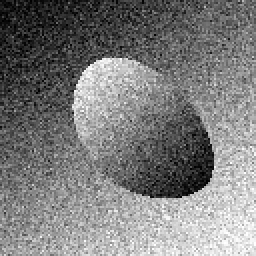
#> input picture image_3.png, 128 x 128 px (shown 2 times larger)
$ python segmentation_filters.py   (older library calls are emulated)
#> lines starting #> are read from the running program, lines starting #| are printed output that depends on the picture; after the words box and inside, x2 and y2 are one past the last pixel; in counts of white or black regions, pixels touching at a corner belong together
### misc/helpers.py
import numpy as np
import scipy as sp
import scipy.ndimage as ndimage
import cv2
from matplotlib import pyplot as plt
import glob
import SimpleITK as sitk
eps = 1e-8


# [7 lines left out: function bwdist, not called in this run]

class StdIO:
    # [9 lines left out: functions numpy_to_sitk2d, sitk_to_numpy2d, not called in this run]

    @staticmethod
    def imread_2d(fname, grayscale=True):
#> called with fname = '../../image_3.png', grayscale = True
        img = ndimage.imread(fname, flatten=grayscale, mode=None)
#> img: shape (128, 128) float32; min 0, max 255, mean 124
        if img.max() > 0:
            img = img/img.max()
        return 1. * img

    # [43 lines left out: functions imshow, imoverlay, imread_multiple, not called in this run]


class StdIP:
    # [83 lines left out: functions im2double, mask2phi, bwdist, percentile_enhance, imresize, linstretch and 3 more, not called in this run]

class Interactive:
    def __init__(self, img):
        self.img = img

    # [89 lines left out: functions draw_points, draw_circle, draw_multi_circle, draw_polygons, not called in this run]


# [9 lines that do not run on import are left out]


    # hr_img = Misc.imresize(img, des_res_mm=2.)
    # StdIO.imshow(hr_img)
    # StdIO.imoverlay(img, 1.*(img>0.7), col='r')

### segmentation/levelset/levelset_helper.py
import numpy as np
import scipy.ndimage as nd
import matplotlib.pyplot as plt


eps = np.finfo(float).eps

def bwdist(a):
    """
    Intermediary function. 'a' has only True/False vals,
    so we convert them into 0/1 values - in reverse.
    True is 0, False is 1, distance_transform_edt wants it that way.
    """
    return nd.distance_transform_edt(a == 0)


# Displays the image with curve superimposed
# [12 lines left out: function show_curve_and_phi, not called in this run]


def im2double(a):
    a = a.astype(np.float)
    a /= np.abs(a).max()
    return a

# Converts a mask to a SDF
def mask2phi(init_a):
    phi = bwdist(init_a) - bwdist(1 - init_a) + im2double(init_a) - 0.5
    return -phi

def curvature_central(phi):
    phi_x, phi_y = np.gradient(phi)
    grad_phi = np.sqrt(phi_x**2 + phi_y**2) + eps
    n_xx, _ = np.gradient(phi_x/grad_phi)
    _, n_yy = np.gradient(phi_y/grad_phi)
    kappa = n_xx + n_yy
    return kappa


def NeumannBoundCond(f):

    Nr, Nc = f.shape[0], f.shape[1]
    g = np.copy(f);

    g[0, 0] = g[2, 2]
    g[Nr-1, Nc-1] = g[Nr-3, Nc-3]

    g[0, 1:Nc-1] = g[2, 1:Nc-1]
    g[Nr-1, 1:Nc-1] = g[Nr-3, 1:Nc-1]

    g[1:Nr-1, 0] = g[1:Nr-1, 2]
    g[1:Nr - 1, Nc-1] = g[1:Nr-1, Nc-3]

    return g

# Compute curvature along SDF -- for narrowband
# [43 lines left out: function get_curvature, not called in this run]

# Level set re-initialization by the sussman method
def sussman(D, dt):
    # forward/backward differences
    a = D - np.roll(D, 1, axis=1)
    b = np.roll(D, -1, axis=1) - D
    c = D - np.roll(D, -1, axis=0)
    d = np.roll(D, 1, axis=0) - D

    a_p = np.clip(a, 0, np.inf)
    a_n = np.clip(a, -np.inf, 0)
    b_p = np.clip(b, 0, np.inf)
    b_n = np.clip(b, -np.inf, 0)
    c_p = np.clip(c, 0, np.inf)
    c_n = np.clip(c, -np.inf, 0)
    d_p = np.clip(d, 0, np.inf)
    d_n = np.clip(d, -np.inf, 0)

    a_p[a < 0] = 0
    a_n[a > 0] = 0
    b_p[b < 0] = 0
    b_n[b > 0] = 0
    c_p[c < 0] = 0
    c_n[c > 0] = 0
    d_p[d < 0] = 0
    d_n[d > 0] = 0

    dD = np.zeros_like(D)
    D_neg_ind = np.flatnonzero(D < 0)
    D_pos_ind = np.flatnonzero(D > 0)

    dD.flat[D_pos_ind] = np.sqrt(
        np.max(np.concatenate(
            ([a_p.flat[D_pos_ind]**2], [b_n.flat[D_pos_ind]**2])), axis=0) +
        np.max(np.concatenate(
            ([c_p.flat[D_pos_ind]**2], [d_n.flat[D_pos_ind]**2])), axis=0)) - 1
    dD.flat[D_neg_ind] = np.sqrt(
        np.max(np.concatenate(
            ([a_n.flat[D_neg_ind]**2], [b_p.flat[D_neg_ind]**2])), axis=0) +
        np.max(np.concatenate(
            ([c_n.flat[D_neg_ind]**2], [d_p.flat[D_neg_ind]**2])), axis=0)) - 1

    D = D - dt * sussman_sign(D) * dD
    return D


def sussman_sign(D):
    return D / np.sqrt(D**2 + 1)


# Convergence Test
def convergence(p_mask, n_mask, thresh, c):
    diff = p_mask - n_mask
    n_diff = np.sum(np.abs(diff))
    if n_diff < thresh:
        c = c + 1
    else:
        c = 0
    return c

### segmentation/levelset/segmentation_filters.py
import numpy as np
import scipy.ndimage as nd
from misc.helpers import StdIO as IO
from matplotlib import pyplot as plt
import levelset_helper as H
from filters.spatial import Filter
from scipy.misc import comb

eps = np.finfo(float).eps

def heaviside(y, e):
    return 0.5 * (1. + (2. / np.pi) * np.arctan(y / e))

def dirac(x, e):
    return (e/np.pi)/(e**2+ x**2)


class LevelSetFilter:
    def __init__(self, img, init_mask, max_iters=100, convg_error=1e-3):
#> called with max_iters = 500, convg_error = 0.0001
        self.img = img
        self.init_mask = init_mask
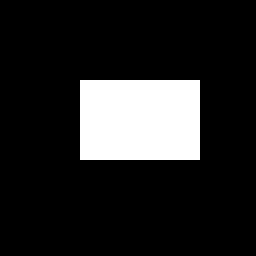
#> self.init_mask: shape (128, 128) float64 (shown 2 times larger); values 0 (black) and 1 (white), 14.6% white; 1 white region, box (x1, y1, x2, y2) and area: (40, 40, 100, 80) 2400
        self.max_iter = max_iters
        self.tolerance = convg_error

    """
    Active contour without edges - Chan & Vese, TIP'02
    """
    # [55 lines left out: function chan_vese, not called in this run]

    """
    Geodesic Active Contours - Casellas et al., IJCV'99
    """
    # [67 lines left out: function gac, not called in this run]

    """
    Legendre Level Set (L2S) - Mukherjee & Acton, SPL'2015
    """
    def l2s(self, k=1, mu=0.2, color='b', disp_interval=20):
        """
        :param k: Order of polynomial
        :param mu: Smoothness parameter
        :param color: contour color
        :param disp_interval: interval to display contour
        :return: levelset, # iterations
        """

        def legendre_basis(img, k):
            '''
            Compute the set of 2D legendre basis functions via outer product of 1d polynomials
            :param img: image of dimension m x n
            :param k: order of polynomial ( k = 0 is chan-vese)
            :return: matrix B: (Nr*Nc)x(k+1)^2, each column is a Legendre polynomial
            '''
            Nr, Nc = img.shape[0], img.shape[1]
            N = Nr*Nc
            B = np.zeros((N, (k+1)*(k+1)))
            def legendre_1d(N, k):
                """
                Compute 1-d legendre polynomial bases
                :param N: length of signal
                :param k: degree of polynomial
                :return: B: N x (k+1)
                """
                xx = np.linspace(-1, 1, N)      # N points in [-1,1]
                p0 = np.ones(N, dtype='float')
                B = np.zeros((N, k+1), dtype='float')
                B[:, 0] = p0                    # first basis is all ones

                for n in range(1, k+1):         # looping through the orders
                    Pn = 0.
                    for m in range(0, n+1):     # m \in [0, n]
                        Pn += (comb(n, m)**2) * ((xx - 1)**(n - m))*((xx + 1)**m)
                    B[:, n] = Pn/(2**n)
                return B

            B_r = legendre_1d(Nr, k)        # 1-d legendre bases, Nr x (k + 1)
            B_c = legendre_1d(Nc, k)        # 1-d legendre bases, Nc x (k + 1)

            # Now compute the 2-d Legendre bases as outer product of 1-d
            idx = 0
            for ii in range(k+1):
                for jj in range(k+1):
                    B[:, idx] = np.outer(B_r[:, ii], B_c[:, jj]).flatten()
                    idx += 1
            return B


        phi = H.mask2phi(self.init_mask)
        phi0 = np.copy(phi)
        u = self.img
        stop = False
        prev_mask = self.init_mask
        its = 0
        c = 0

        B = legendre_basis(u, k)

        if (disp_interval > 0):
            fig = plt.figure()
            ax = fig.add_subplot(1,1,1)

        while (its < self.max_iter and stop==False):
            h_phi = heaviside(phi, 2.0)
            delta_phi = dirac(phi, 2.0)

            inside_mask = h_phi
            outside_mask = 1.0 - h_phi
            kappa = H.curvature_central(phi)
#> in curvature_central, `kappa = n_xx + n_yy`:
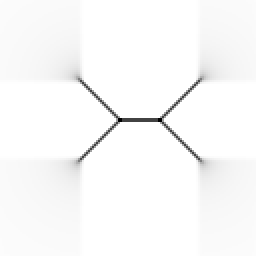
#> kappa: shape (128, 128) float64 (shown 2 times larger); min -1.35, max 0, mean -0.0286; drawn with min black and max white

            in_vec = inside_mask.flatten()
#> in_vec = 16384 values, max 0.967 at index 7611, min 0.0103 at index 16256, mean 0.167
            out_vec = outside_mask.flatten()
#> out_vec = 16384 values, max 0.99 at index 16256, min 0.0325 at index 7611, mean 0.833
            u_in_vec, u_out_vec = u.flatten() * in_vec, u.flatten() * out_vec
#> u_in_vec = 16384 values, max 0.867 at index 7477, min 0 at index 15, mean 0.0841; u_out_vec = 16384 values, max 0.987 at index 15987, min 0 at index 15, mean 0.402

            A1 = np.transpose(B)
            A2 = A1 * np.repeat(in_vec[np.newaxis, :], A1.shape[0], axis=0)
            B2 = A1 * np.repeat(out_vec[np.newaxis, :], A1.shape[0], axis=0)

            c1_vec = np.linalg.solve(np.matmul(A1, np.transpose(A2)), np.matmul(A1, u_in_vec[:, np.newaxis]))
#> c1_vec = 25 values, max 0.49 at index 0, min -0.438 at index 17, mean 0.0305
            c2_vec = np.linalg.solve(np.matmul(A1, np.transpose(B2)), np.matmul(A1, u_out_vec[:, np.newaxis]))
#> c2_vec = 25 values, max 0.476 at index 0, min -0.19 at index 17, mean 0.0342
            p1_vec = np.matmul(B, c1_vec)
#> p1_vec = 16384 values, max 1.24 at index 16351, min -0.197 at index 57, mean 0.49
            p2_vec = np.matmul(B, c2_vec)
#> p2_vec = 16384 values, max 0.991 at index 16350, min 0.0535 at index 56, mean 0.477
            p1, p2 = np.reshape(p1_vec, u.shape), np.reshape(p2_vec, u.shape)

            F = -(u - p1)**2 + (u - p2)**2

            dphi_dt = (F/np.max(np.abs(F) + eps) + mu * kappa) * delta_phi          # Gradient decent
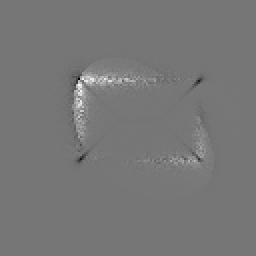
#> dphi_dt: shape (128, 128) float64 (shown 2 times larger); min -0.118, max 0.135, mean 0.000823; drawn with min black and max white
            dt = 0.8/(np.max(np.abs(dphi_dt)) + eps)                                # CFL criteria
#> dt = 5.91
            phi += dt * dphi_dt
            phi = H.NeumannBoundCond(phi)
#> in NeumannBoundCond, `g[0, 0] = g[2, 2]`: g: shape (128, 128) float64; min -61.98, max 19.5, mean -20.14
#> in NeumannBoundCond, `g[Nr-1, Nc-1] = g[Nr-3, Nc-3]`: g: shape (128, 128) float64; min -61.98, max 19.5, mean -20.14
#> in NeumannBoundCond, `g[0, 1:Nc-1] = g[2, 1:Nc-1]`: g: shape (128, 128) float64; min -61.98, max 19.5, mean -20.13
#> in NeumannBoundCond, `g[Nr-1, 1:Nc-1] = g[Nr-3, 1:Nc-1]`: g: shape (128, 128) float64; min -61.98, max 19.5, mean -20.11
#> in NeumannBoundCond, `g[1:Nr-1, 0] = g[1:Nr-1, 2]`: g: shape (128, 128) float64; min -61.98, max 19.5, mean -20.1
#> in NeumannBoundCond, `g[1:Nr - 1, Nc-1] = g[1:Nr-1, Nc-3]`: g: shape (128, 128) float64; min -61.98, max 19.5, mean -20.09
            phi = H.sussman(phi, 0.5)
#> in sussman, `d = np.roll(D, 1, axis=0) - D`:
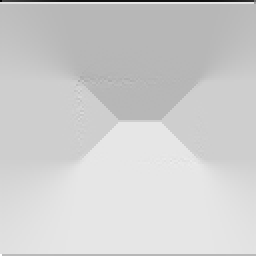
#> d: shape (128, 128) float64 (shown 2 times larger); min -8.74, max 2.04, mean 0; drawn with min black and max white
#> in sussman, `d_p = np.clip(d, 0, np.inf)`:
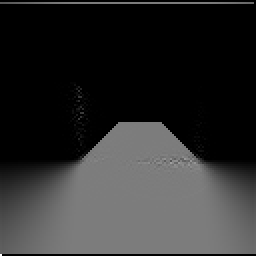
#> d_p: shape (128, 128) float64 (shown 2 times larger); min 0, max 2.04, mean 0.366; drawn with min black and max white
#> in sussman, `d_n = np.clip(d, -np.inf, 0)`:
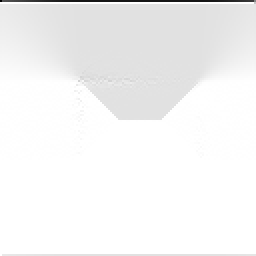
#> d_n: shape (128, 128) float64 (shown 2 times larger); min -8.74, max 0, mean -0.366; drawn with min black and max white
#> in sussman, `D_neg_ind = np.flatnonzero(D < 0)`: D_neg_ind = 13976 values from 0 to 16383
#> in sussman, `D_pos_ind = np.flatnonzero(D > 0)`: D_pos_ind = 2408 values from 5033 to 10211
#> in sussman_sign, `return D / np.sqrt(D**2 + 1)`:
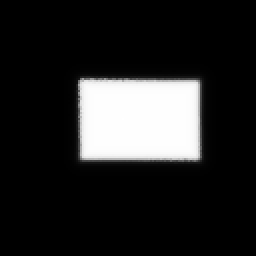
#> returned value: shape (128, 128) float64 (shown 2 times larger); min -1, max 0.999, mean -0.703; drawn with min black and max white

            # -- Convergence criteria
            new_mask = 1.*(phi >=0)
#> new_mask: shape (128, 128) float64; values 0 (black) and 1 (white), 14.7% white; 1 white region, box (x1, y1, x2, y2) and area: (39, 39, 100, 80) 2408
            c = H.convergence(prev_mask, new_mask, self.tolerance, c)
#> in convergence, `n_diff = np.sum(np.abs(diff))`: n_diff = 12
#> c = 0
            if c <= 5:
                its = its + 1
                prev_mask = new_mask
            else:
                stop = True

            # -- Display of curve
            if (disp_interval > 0 and np.mod(its, disp_interval)==0):
                ax.cla()
                ax.imshow(u, cmap='gray')
                ax.contour(phi, levels=[0], colors=color)
                ax.contour(phi0, levels=[0], colors='g')
                ax.set_axis_off()
                plt.draw()
                plt.pause(1e-5)

        return phi, its


if __name__=='__main__':
    from misc.helpers import StdIO as IO
    img = IO.imread_2d('../../image_3.png')
    mask = np.zeros(img.shape)
    mask[40:80, 40:100] = 1.
    # mask[20:100, 20:100] = 1.
    # seg, its = LevelSetFilter(img, init_mask=mask, max_iters=1000, convg_error=0.5).chan_vese(mu=0.2, color='y', disp_interval=50)
    # seg, its = LevelSetFilter(img, init_mask=mask, max_iters=1500, convg_error=0.1).gac(mu=1.0, c0=1.5, sigma=4.0, color='b', disp_interval=50)
    seg, its = LevelSetFilter(img, init_mask=mask, max_iters=500, convg_error=1e-4).l2s(k=4, mu=0.6, color='k', disp_interval=50)
    IO.imoverlay(img, seg, title='Final result', linewidth=4)
